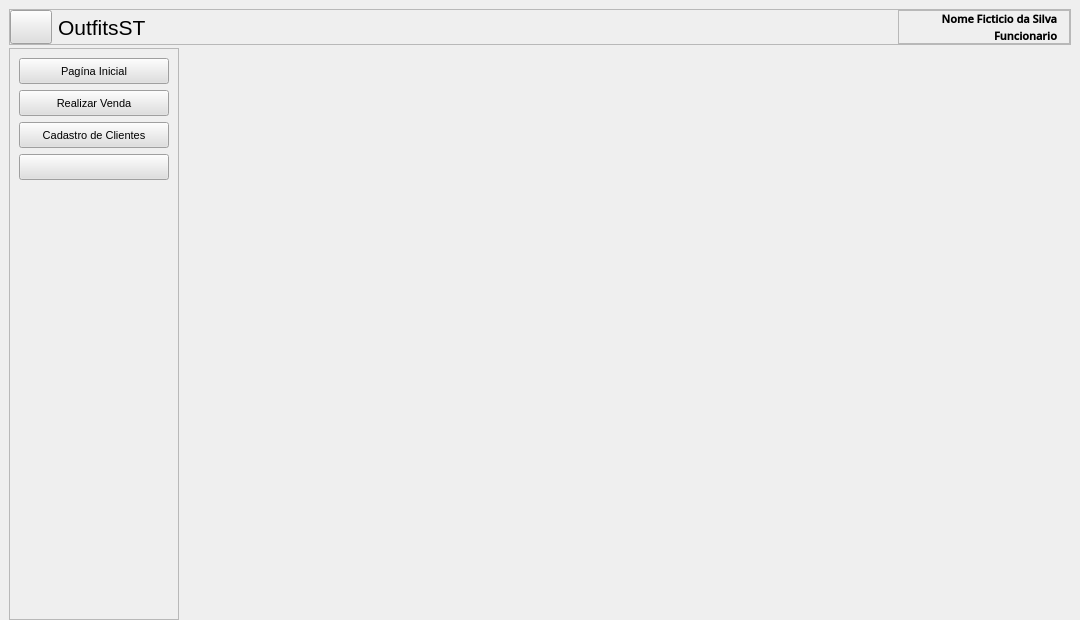
<?xml version="1.0" encoding="UTF-8"?>
<ui version="4.0">
 <class>MainWindow</class>
 <widget class="QMainWindow" name="MainWindow">
  <property name="geometry">
   <rect>
    <x>0</x>
    <y>0</y>
    <width>1080</width>
    <height>620</height>
   </rect>
  </property>
  <property name="minimumSize">
   <size>
    <width>1080</width>
    <height>620</height>
   </size>
  </property>
  <property name="windowTitle">
   <string>OutfitsST</string>
  </property>
  <widget class="QWidget" name="centralwidget">
   <property name="styleSheet">
    <string notr="true">QPushButton{
	background-color: rgb(223, 223, 223);
}

QPushButton:hover{
	background-color: rgb(231, 231, 231);
}

QPushButton:pressed{
	background-color: rgb(231, 231, 231);
	border: 1px solid rgb(153, 208, 255);
}</string>
   </property>
   <layout class="QVBoxLayout" name="verticalLayout_2">
    <property name="spacing">
     <number>3</number>
    </property>
    <property name="bottomMargin">
     <number>0</number>
    </property>
    <item>
     <widget class="QFrame" name="Top_bar">
      <property name="minimumSize">
       <size>
        <width>0</width>
        <height>0</height>
       </size>
      </property>
      <property name="maximumSize">
       <size>
        <width>16777215</width>
        <height>36</height>
       </size>
      </property>
      <property name="frameShape">
       <enum>QFrame::StyledPanel</enum>
      </property>
      <property name="frameShadow">
       <enum>QFrame::Raised</enum>
      </property>
      <layout class="QHBoxLayout" name="horizontalLayout_3">
       <property name="leftMargin">
        <number>0</number>
       </property>
       <property name="topMargin">
        <number>0</number>
       </property>
       <property name="rightMargin">
        <number>0</number>
       </property>
       <property name="bottomMargin">
        <number>0</number>
       </property>
       <item>
        <widget class="QPushButton" name="Btn_Toggle">
         <property name="minimumSize">
          <size>
           <width>40</width>
           <height>30</height>
          </size>
         </property>
         <property name="maximumSize">
          <size>
           <width>42</width>
           <height>34</height>
          </size>
         </property>
         <property name="text">
          <string/>
         </property>
         <property name="icon">
          <iconset>
           <normaloff>../assets/icons/menu.png</normaloff>../assets/icons/menu.png</iconset>
         </property>
         <property name="iconSize">
          <size>
           <width>24</width>
           <height>24</height>
          </size>
         </property>
        </widget>
       </item>
       <item>
        <widget class="QLabel" name="tittle">
         <property name="font">
          <font>
           <pointsize>16</pointsize>
          </font>
         </property>
         <property name="text">
          <string>OutfitsST</string>
         </property>
        </widget>
       </item>
       <item>
        <widget class="QFrame" name="frame">
         <property name="maximumSize">
          <size>
           <width>172</width>
           <height>16777215</height>
          </size>
         </property>
         <property name="font">
          <font>
           <pointsize>5</pointsize>
          </font>
         </property>
         <property name="frameShape">
          <enum>QFrame::StyledPanel</enum>
         </property>
         <property name="frameShadow">
          <enum>QFrame::Raised</enum>
         </property>
         <layout class="QHBoxLayout" name="horizontalLayout_4">
          <property name="spacing">
           <number>0</number>
          </property>
          <property name="leftMargin">
           <number>2</number>
          </property>
          <property name="topMargin">
           <number>0</number>
          </property>
          <property name="rightMargin">
           <number>4</number>
          </property>
          <property name="bottomMargin">
           <number>0</number>
          </property>
          <item>
           <widget class="QLabel" name="label_13">
            <property name="minimumSize">
             <size>
              <width>26</width>
              <height>24</height>
             </size>
            </property>
            <property name="maximumSize">
             <size>
              <width>32</width>
              <height>31</height>
             </size>
            </property>
            <property name="text">
             <string/>
            </property>
            <property name="pixmap">
             <pixmap>../assets/icons/account_circle_FILL1_wght400_GRAD0_opsz48.png</pixmap>
            </property>
            <property name="scaledContents">
             <bool>true</bool>
            </property>
           </widget>
          </item>
          <item>
           <widget class="QFrame" name="frame_userName">
            <property name="maximumSize">
             <size>
              <width>124</width>
              <height>16777215</height>
             </size>
            </property>
            <property name="frameShape">
             <enum>QFrame::NoFrame</enum>
            </property>
            <layout class="QVBoxLayout" name="verticalLayout_3">
             <property name="spacing">
              <number>1</number>
             </property>
             <property name="leftMargin">
              <number>0</number>
             </property>
             <property name="topMargin">
              <number>0</number>
             </property>
             <property name="rightMargin">
              <number>0</number>
             </property>
             <property name="bottomMargin">
              <number>0</number>
             </property>
             <item>
              <widget class="QLabel" name="label_11">
               <property name="minimumSize">
                <size>
                 <width>120</width>
                 <height>0</height>
                </size>
               </property>
               <property name="maximumSize">
                <size>
                 <width>120</width>
                 <height>16777215</height>
                </size>
               </property>
               <property name="font">
                <font>
                 <family>Open Sans SemiBold</family>
                 <pointsize>8</pointsize>
                 <weight>75</weight>
                 <bold>true</bold>
                </font>
               </property>
               <property name="text">
                <string>Nome Ficticio da Silva</string>
               </property>
               <property name="alignment">
                <set>Qt::AlignRight|Qt::AlignTrailing|Qt::AlignVCenter</set>
               </property>
              </widget>
             </item>
             <item>
              <widget class="QLabel" name="label_12">
               <property name="maximumSize">
                <size>
                 <width>120</width>
                 <height>16777215</height>
                </size>
               </property>
               <property name="font">
                <font>
                 <family>Open Sans SemiBold</family>
                 <pointsize>8</pointsize>
                 <weight>75</weight>
                 <bold>true</bold>
                </font>
               </property>
               <property name="text">
                <string>Funcionario</string>
               </property>
               <property name="alignment">
                <set>Qt::AlignRight|Qt::AlignTrailing|Qt::AlignVCenter</set>
               </property>
              </widget>
             </item>
            </layout>
           </widget>
          </item>
         </layout>
        </widget>
       </item>
      </layout>
     </widget>
    </item>
    <item>
     <widget class="QFrame" name="Content">
      <property name="frameShape">
       <enum>QFrame::NoFrame</enum>
      </property>
      <property name="frameShadow">
       <enum>QFrame::Raised</enum>
      </property>
      <layout class="QHBoxLayout" name="horizontalLayout_2">
       <property name="leftMargin">
        <number>0</number>
       </property>
       <property name="topMargin">
        <number>0</number>
       </property>
       <property name="rightMargin">
        <number>0</number>
       </property>
       <property name="bottomMargin">
        <number>0</number>
       </property>
       <item>
        <widget class="QFrame" name="frame_dashboard">
         <property name="minimumSize">
          <size>
           <width>170</width>
           <height>0</height>
          </size>
         </property>
         <property name="maximumSize">
          <size>
           <width>0</width>
           <height>16777215</height>
          </size>
         </property>
         <property name="frameShape">
          <enum>QFrame::StyledPanel</enum>
         </property>
         <property name="frameShadow">
          <enum>QFrame::Raised</enum>
         </property>
         <layout class="QVBoxLayout" name="verticalLayout_6">
          <item>
           <widget class="QFrame" name="frame_buttons">
            <property name="frameShape">
             <enum>QFrame::NoFrame</enum>
            </property>
            <property name="frameShadow">
             <enum>QFrame::Raised</enum>
            </property>
            <layout class="QVBoxLayout" name="verticalLayout_4">
             <property name="leftMargin">
              <number>0</number>
             </property>
             <property name="topMargin">
              <number>0</number>
             </property>
             <property name="rightMargin">
              <number>0</number>
             </property>
             <property name="bottomMargin">
              <number>0</number>
             </property>
             <item>
              <widget class="QPushButton" name="Btn_Home">
               <property name="minimumSize">
                <size>
                 <width>0</width>
                 <height>26</height>
                </size>
               </property>
               <property name="font">
                <font>
                 <family>Segoe UI</family>
                 <pointsize>8</pointsize>
                </font>
               </property>
               <property name="text">
                <string>Pagína Inicial</string>
               </property>
               <property name="icon">
                <iconset>
                 <normaloff>../assets/icons/home_FILL1_wght400_GRAD0_opsz48.png</normaloff>../assets/icons/home_FILL1_wght400_GRAD0_opsz48.png</iconset>
               </property>
              </widget>
             </item>
             <item>
              <widget class="QPushButton" name="Btn_Sale">
               <property name="minimumSize">
                <size>
                 <width>0</width>
                 <height>26</height>
                </size>
               </property>
               <property name="maximumSize">
                <size>
                 <width>16777215</width>
                 <height>16777215</height>
                </size>
               </property>
               <property name="font">
                <font>
                 <family>Segoe UI</family>
                 <pointsize>8</pointsize>
                </font>
               </property>
               <property name="text">
                <string>Realizar Venda</string>
               </property>
               <property name="icon">
                <iconset>
                 <normalon>../assets/icons/shopping_cart_FILL1_wght400_GRAD0_opsz48.png</normalon>
                </iconset>
               </property>
               <property name="iconSize">
                <size>
                 <width>16</width>
                 <height>16</height>
                </size>
               </property>
              </widget>
             </item>
             <item>
              <widget class="QPushButton" name="Btn_CustomerReg">
               <property name="minimumSize">
                <size>
                 <width>0</width>
                 <height>26</height>
                </size>
               </property>
               <property name="font">
                <font>
                 <family>Segoe UI</family>
                 <pointsize>8</pointsize>
                 <weight>50</weight>
                 <italic>false</italic>
                 <bold>false</bold>
                </font>
               </property>
               <property name="text">
                <string>Cadastro de Clientes</string>
               </property>
               <property name="icon">
                <iconset>
                 <normaloff>../assets/icons/how_to_reg_FILL1_wght400_GRAD0_opsz48.png</normaloff>../assets/icons/how_to_reg_FILL1_wght400_GRAD0_opsz48.png</iconset>
               </property>
              </widget>
             </item>
             <item>
              <widget class="QPushButton" name="Btn_Management">
               <property name="minimumSize">
                <size>
                 <width>0</width>
                 <height>26</height>
                </size>
               </property>
               <property name="font">
                <font>
                 <family>Segoe UI</family>
                 <pointsize>9</pointsize>
                 <stylestrategy>PreferDefault</stylestrategy>
                </font>
               </property>
               <property name="icon">
                <iconset>
                 <normaloff>../assets/Button_managementExpand.png</normaloff>
                 <normalon>../assets/Button_managementExpanded.png</normalon>../assets/Button_managementExpand.png</iconset>
               </property>
               <property name="iconSize">
                <size>
                 <width>107</width>
                 <height>16</height>
                </size>
               </property>
               <property name="checkable">
                <bool>true</bool>
               </property>
               <property name="autoDefault">
                <bool>false</bool>
               </property>
               <property name="default">
                <bool>false</bool>
               </property>
               <property name="flat">
                <bool>false</bool>
               </property>
              </widget>
             </item>
            </layout>
           </widget>
          </item>
          <item>
           <widget class="QFrame" name="frame_management">
            <property name="minimumSize">
             <size>
              <width>0</width>
              <height>0</height>
             </size>
            </property>
            <property name="maximumSize">
             <size>
              <width>16777215</width>
              <height>0</height>
             </size>
            </property>
            <property name="frameShape">
             <enum>QFrame::NoFrame</enum>
            </property>
            <property name="frameShadow">
             <enum>QFrame::Raised</enum>
            </property>
            <layout class="QVBoxLayout" name="verticalLayout_5">
             <property name="leftMargin">
              <number>0</number>
             </property>
             <property name="topMargin">
              <number>0</number>
             </property>
             <property name="rightMargin">
              <number>0</number>
             </property>
             <property name="bottomMargin">
              <number>0</number>
             </property>
             <item>
              <widget class="QPushButton" name="Btn_users">
               <property name="minimumSize">
                <size>
                 <width>0</width>
                 <height>26</height>
                </size>
               </property>
               <property name="font">
                <font>
                 <family>Segoe UI</family>
                </font>
               </property>
               <property name="text">
                <string>Usuários</string>
               </property>
               <property name="icon">
                <iconset>
                 <normalon>../assets/icons/group_FILL1_wght400_GRAD0_opsz48.png</normalon>
                </iconset>
               </property>
              </widget>
             </item>
             <item>
              <widget class="QPushButton" name="Btn_stock">
               <property name="minimumSize">
                <size>
                 <width>0</width>
                 <height>26</height>
                </size>
               </property>
               <property name="font">
                <font>
                 <family>Segoe UI</family>
                </font>
               </property>
               <property name="text">
                <string>Estoque</string>
               </property>
              </widget>
             </item>
             <item>
              <widget class="QPushButton" name="Btn_expenses">
               <property name="minimumSize">
                <size>
                 <width>0</width>
                 <height>26</height>
                </size>
               </property>
               <property name="font">
                <font>
                 <family>Segoe UI</family>
                </font>
               </property>
               <property name="text">
                <string>Custos</string>
               </property>
              </widget>
             </item>
             <item>
              <widget class="QPushButton" name="Btn_salesManagement">
               <property name="minimumSize">
                <size>
                 <width>0</width>
                 <height>26</height>
                </size>
               </property>
               <property name="font">
                <font>
                 <family>Segoe UI</family>
                </font>
               </property>
               <property name="text">
                <string>Vendas</string>
               </property>
              </widget>
             </item>
            </layout>
           </widget>
          </item>
          <item>
           <spacer name="verticalSpacer">
            <property name="orientation">
             <enum>Qt::Vertical</enum>
            </property>
            <property name="sizeHint" stdset="0">
             <size>
              <width>20</width>
              <height>377</height>
             </size>
            </property>
           </spacer>
          </item>
         </layout>
        </widget>
       </item>
       <item>
        <widget class="QFrame" name="frame_pages">
         <property name="frameShape">
          <enum>QFrame::NoFrame</enum>
         </property>
         <property name="frameShadow">
          <enum>QFrame::Raised</enum>
         </property>
         <layout class="QVBoxLayout" name="verticalLayout">
          <property name="leftMargin">
           <number>0</number>
          </property>
          <property name="topMargin">
           <number>0</number>
          </property>
          <property name="rightMargin">
           <number>0</number>
          </property>
          <property name="bottomMargin">
           <number>0</number>
          </property>
          <item>
           <widget class="QStackedWidget" name="stackedWidget">
            <property name="font">
             <font>
              <pointsize>37</pointsize>
             </font>
            </property>
            <property name="currentIndex">
             <number>-1</number>
            </property>
           </widget>
          </item>
         </layout>
        </widget>
       </item>
      </layout>
     </widget>
    </item>
   </layout>
  </widget>
 </widget>
 <resources/>
 <connections/>
</ui>
